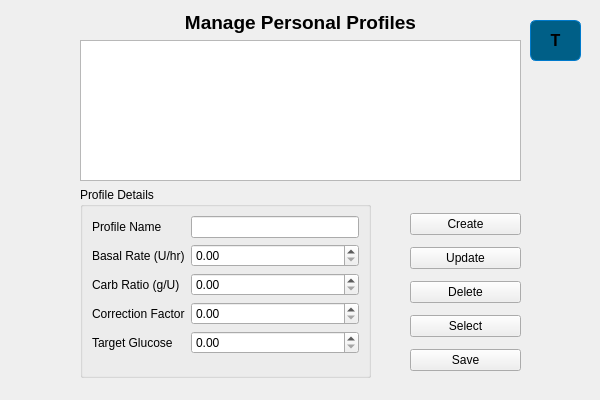
<?xml version="1.0" encoding="UTF-8"?>
<ui version="4.0">
 <class>Settings</class>
 <widget class="QWidget" name="Settings">
  <property name="geometry">
   <rect>
    <x>0</x>
    <y>0</y>
    <width>600</width>
    <height>400</height>
   </rect>
  </property>
  <widget class="QLabel" name="titleLabel">
   <property name="geometry">
    <rect>
     <x>80</x>
     <y>7</y>
     <width>441</width>
     <height>31</height>
    </rect>
   </property>
   <property name="font">
    <font>
     <pointsize>14</pointsize>
     <weight>75</weight>
     <bold>true</bold>
    </font>
   </property>
   <property name="text">
    <string>Manage Personal Profiles</string>
   </property>
   <property name="alignment">
    <set>Qt::AlignCenter</set>
   </property>
  </widget>
  <widget class="QListWidget" name="profileList">
   <property name="geometry">
    <rect>
     <x>80</x>
     <y>40</y>
     <width>441</width>
     <height>141</height>
    </rect>
   </property>
  </widget>
  <widget class="QGroupBox" name="profileGroupBox">
   <property name="geometry">
    <rect>
     <x>80</x>
     <y>187</y>
     <width>291</width>
     <height>191</height>
    </rect>
   </property>
   <property name="title">
    <string>Profile Details</string>
   </property>
   <layout class="QFormLayout" name="formLayout">
    <item row="0" column="0">
     <widget class="QLabel" name="labelName">
      <property name="text">
       <string>Profile Name</string>
      </property>
     </widget>
    </item>
    <item row="0" column="1">
     <widget class="QLineEdit" name="lineEditName"/>
    </item>
    <item row="1" column="0">
     <widget class="QLabel" name="labelBasal">
      <property name="text">
       <string>Basal Rate (U/hr)</string>
      </property>
     </widget>
    </item>
    <item row="1" column="1">
     <widget class="QDoubleSpinBox" name="spinBoxBasal"/>
    </item>
    <item row="2" column="0">
     <widget class="QLabel" name="labelCarb">
      <property name="text">
       <string>Carb Ratio (g/U)</string>
      </property>
     </widget>
    </item>
    <item row="2" column="1">
     <widget class="QDoubleSpinBox" name="spinBoxCarb"/>
    </item>
    <item row="3" column="0">
     <widget class="QLabel" name="labelCorrection">
      <property name="text">
       <string>Correction Factor</string>
      </property>
     </widget>
    </item>
    <item row="3" column="1">
     <widget class="QDoubleSpinBox" name="spinBoxCorrection"/>
    </item>
    <item row="4" column="0">
     <widget class="QLabel" name="labelTarget">
      <property name="text">
       <string>Target Glucose</string>
      </property>
     </widget>
    </item>
    <item row="4" column="1">
     <widget class="QDoubleSpinBox" name="spinBoxTarget"/>
    </item>
   </layout>
  </widget>
  <widget class="QPushButton" name="logoButton">
   <property name="geometry">
    <rect>
     <x>530</x>
     <y>20</y>
     <width>51</width>
     <height>41</height>
    </rect>
   </property>
   <property name="styleSheet">
    <string notr="true">QPushButton#logoButton {
    background-color: #005F87;
    color: black;
    font-weight: bold;
    font-size: 16px;
    padding: 6px 12px;
    border-radius: 6px;
    border: 1px solid #007ACC;
}

QPushButton#logoButton:hover {
    background-color: #1E90FF;
}

QPushButton#logoButton:pressed {
    background-color: #007ACC;
    color: white;
}
</string>
   </property>
   <property name="text">
    <string>T</string>
   </property>
  </widget>
  <widget class="QWidget" name="verticalLayoutWidget">
   <property name="geometry">
    <rect>
     <x>410</x>
     <y>207</y>
     <width>111</width>
     <height>171</height>
    </rect>
   </property>
   <layout class="QVBoxLayout" name="buttonLayout">
    <item>
     <widget class="QPushButton" name="buttonCreate">
      <property name="text">
       <string>Create</string>
      </property>
     </widget>
    </item>
    <item>
     <widget class="QPushButton" name="buttonUpdate">
      <property name="text">
       <string>Update</string>
      </property>
     </widget>
    </item>
    <item>
     <widget class="QPushButton" name="buttonDelete">
      <property name="text">
       <string>Delete</string>
      </property>
     </widget>
    </item>
    <item>
     <widget class="QPushButton" name="buttonSelect">
      <property name="text">
       <string>Select</string>
      </property>
     </widget>
    </item>
    <item>
     <widget class="QPushButton" name="buttonSave">
      <property name="text">
       <string>Save</string>
      </property>
     </widget>
    </item>
   </layout>
  </widget>
 </widget>
 <resources/>
 <connections/>
</ui>
